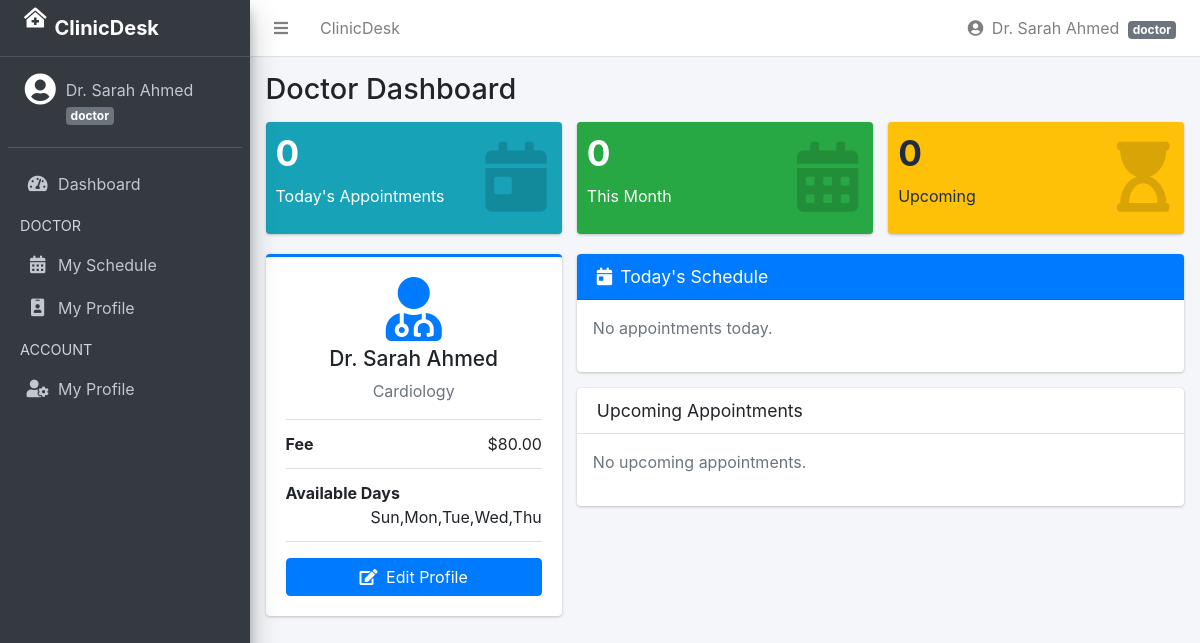
/index.php?page=dashboard (signed in), run on the app's committed database.
### tables this page shows
CREATE TABLE IF NOT EXISTS doctors (
    id                INT UNSIGNED AUTO_INCREMENT PRIMARY KEY,
    user_id           INT UNSIGNED NOT NULL UNIQUE,
    specialization_id INT UNSIGNED NOT NULL,
    bio               TEXT          DEFAULT NULL,
    consultation_fee  DECIMAL(8,2)  NOT NULL DEFAULT 0.00,
    available_days    VARCHAR(50)   NOT NULL DEFAULT 'Sun,Mon,Tue,Wed,Thu',
    FOREIGN KEY (user_id)           REFERENCES users(id)           ON DELETE CASCADE,
    FOREIGN KEY (specialization_id) REFERENCES specializations(id) ON DELETE RESTRICT
);

CREATE TABLE IF NOT EXISTS users (
    id         INT UNSIGNED AUTO_INCREMENT PRIMARY KEY,
    name       VARCHAR(120)  NOT NULL,
    email      VARCHAR(180)  NOT NULL UNIQUE,
    password   VARCHAR(255)  NOT NULL,
    role       ENUM('admin','doctor','patient') NOT NULL DEFAULT 'patient',
    phone      VARCHAR(20)   DEFAULT NULL,
    avatar     VARCHAR(255)  DEFAULT NULL,
    is_active  TINYINT(1)    NOT NULL DEFAULT 1,
    created_at TIMESTAMP     NOT NULL DEFAULT CURRENT_TIMESTAMP
);

CREATE TABLE IF NOT EXISTS specializations (
    id   INT UNSIGNED AUTO_INCREMENT PRIMARY KEY,
    name VARCHAR(100) NOT NULL UNIQUE
);

### index.php (called while the page is built, shortened)
<?php
require_once __DIR__ . '/config/database.php';
require_once __DIR__ . '/core/Database.php';
require_once __DIR__ . '/core/Auth.php';
require_once __DIR__ . '/core/helpers.php';
$action = $_GET['action'] ?? 'index';
$controller = new $controllerClass();
$actionMap = [
    'login'         => 'login',
    'login_post'    => 'handleLogin',
    'logout'        => 'handleLogout',
    'index'         => 'index',
    'create'        => 'create',
    'store'         => 'store',
    'edit'          => 'edit',
    'update'        => 'update',
    'toggle_active' => 'toggleActive',
    'profile'       => 'profile',
    'update_profile'=> 'updateProfile',
    'specializations'       => 'specializations',
    'add_specialization'    => 'addSpecialization',
    'delete_specialization' => 'deleteSpecialization',
    'book'          => 'book',
    'view'          => 'view',
    'update_status' => 'updateStatus',
    'cancel'        => 'cancel',
    'add'           => 'add',
    'download'      => 'download',
];
if ($action === '' || $action === 'index') {
    $method = 'index';
} else {
    $method = $actionMap[$action] ?? null;
}
try {
    $controller->$method();
} catch (RuntimeException $e) {
    error_log('Runtime error: ' . $e->getMessage());
    echo '<div style="background:#f8d7da;color:#721c24;padding:20px;font-family:sans-serif">
        <h3>Something went wrong</h3>
        <p>Please try again or contact the administrator.</p>
      </div>';
}

### core/helpers.php (called while the page is built, shortened)
<?php
function e(string $value): string {
    return htmlspecialchars($value, ENT_QUOTES, 'UTF-8');
}
function url(string $page, string $action = '', array $extra = []): string {
    $params = ['page' => $page];
    if ($action !== '') $params['action'] = $action;
    $params = array_merge($params, $extra);
    return BASE_URL . '/index.php?' . http_build_query($params);
}

### core/Auth.php (called while the page is built, shortened)
<?php
class Auth {
    public static function currentUser(): ?array {
        return $_SESSION['user'] ?? null;
    }
    public static function role(): string {
        return $_SESSION['user']['role'] ?? '';
    }
}

### core/Database.php (called while the page is built, shortened)
<?php
class Database {
    private static ?Database $instance = null;
    private mysqli $conn;
    private function __construct() {
        $this->conn = new mysqli(DB_HOST, DB_USER, DB_PASS, DB_NAME);
        $this->conn->set_charset(DB_CHARSET);
    }
    public static function getInstance(): Database {
        if (self::$instance === null) {
            self::$instance = new Database();
        }
        return self::$instance;
    }
    public function query(string $sql, string $types = '', array $params = []): mixed {
        $stmt = $this->conn->prepare($sql);
        if ($types !== '' && count($params) > 0) {
            $stmt->bind_param($types, ...$params);
        }
        $stmt->execute();
        $result = $stmt->get_result();
        if ($result instanceof mysqli_result) {
            return $result;
        }
        return $stmt->affected_rows >= 0;
    }
}

### models/BaseModel.php (called while the page is built, shortened)
<?php
require_once __DIR__ . '/../core/Database.php';
abstract class BaseModel {
    protected Database $db;
    public function __construct() {
        $this->db = Database::getInstance();
    }
    protected function execute(string $sql, string $types = '', array $params = []): mixed {
        return $this->db->query($sql, $types, $params);
    }
    protected function fetchAll(mixed $result): array {
        $rows = [];
        return $rows;
    }
    protected function fetchOne(mixed $result): ?array {
        return $result->fetch_assoc() ?: null;
    }
}

### models/DoctorModel.php (called while the page is built, shortened)
<?php
require_once __DIR__ . '/BaseModel.php';
class DoctorModel extends BaseModel {
    public function findByUserId(int $userId): ?array {
        $result = $this->execute(
            'SELECT d.*, u.name, u.email, u.phone, u.avatar, s.name AS specialization_name
             FROM doctors d
             JOIN users u ON u.id = d.user_id
             JOIN specializations s ON s.id = d.specialization_id
             WHERE d.user_id = ? LIMIT 1',
            'i',
            [$userId]
        );
        return $this->fetchOne($result);
    }
}

### models/AppointmentModel.php (called while the page is built, shortened)
<?php
require_once __DIR__ . '/BaseModel.php';
class AppointmentModel extends BaseModel {
    public function getTodayByDoctor(int $doctorId): array {
        $result = $this->execute(
            "SELECT a.*, p.name AS patient_name
             FROM appointments a
             JOIN users p ON p.id = a.patient_id
             WHERE a.doctor_id = ? AND a.appt_date = CURDATE() AND a.status != 'cancelled'
             ORDER BY a.appt_time ASC",
            'i',
            [$doctorId]
        );
        return $this->fetchAll($result);
    }
    public function countThisMonth(int $doctorId): int {
        $result = $this->execute(
            "SELECT COUNT(*) as total FROM appointments
             WHERE doctor_id = ? AND MONTH(appt_date) = MONTH(NOW()) AND YEAR(appt_date) = YEAR(NOW())",
            'i',
            [$doctorId]
        );
        $row = $this->fetchOne($result);
        return (int) ($row['total'] ?? 0);
    }
    public function getUpcoming(int $doctorId, int $limit = 5): array {
        $result = $this->execute(
            "SELECT a.*, p.name AS patient_name
             FROM appointments a
             JOIN users p ON p.id = a.patient_id
             WHERE a.doctor_id = ? AND a.appt_date >= CURDATE() AND a.status IN ('pending','confirmed')
             ORDER BY a.appt_date ASC, a.appt_time ASC LIMIT ?",
            'ii',
            [$doctorId, $limit]
        );
        return $this->fetchAll($result);
    }
}

### views/dashboard/doctor.php (the view, shortened to what this page needs)
<?php
require_once __DIR__ . '/../../core/Auth.php';
require_once __DIR__ . '/../../core/helpers.php';
require_once __DIR__ . '/../../views/partials/header.php';
require_once __DIR__ . '/../../views/partials/navbar.php';
require_once __DIR__ . '/../../views/partials/sidebar.php';
?>
<div class="content-wrapper">
    <div class="content-header">
        <div class="container-fluid">
            <h1 class="m-0">Doctor Dashboard</h1>
        </div>
    </div>
    <section class="content">
        <div class="container-fluid">
            <div class="row">
                <div class="col-lg-4 col-6">
                    <div class="small-box bg-info">
                        <div class="inner">
                            <h3><?= count($todayAppts) ?></h3>
                            <p>Today's Appointments</p>
                        </div>
                        <div class="icon"><i class="fas fa-calendar-day"></i></div>
                    </div>
                </div>
                <div class="col-lg-4 col-6">
                    <div class="small-box bg-success">
                        <div class="inner">
                            <h3><?= $monthCount ?></h3>
                            <p>This Month</p>
                        </div>
                        <div class="icon"><i class="fas fa-calendar-alt"></i></div>
                    </div>
                </div>
                <div class="col-lg-4 col-6">
                    <div class="small-box bg-warning">
                        <div class="inner">
                            <h3><?= count($upcoming) ?></h3>
                            <p>Upcoming</p>
                        </div>
                        <div class="icon"><i class="fas fa-hourglass-start"></i></div>
                    </div>
                </div>
            </div>
            <div class="row">
                <div class="col-md-4">
                    <div class="card card-primary card-outline">
                        <div class="card-body box-profile">
                            <div class="text-center">
                                <i class="fas fa-user-md fa-4x text-primary"></i>
                            </div>
                            <h3 class="profile-username text-center"><?= e($doctor['name']) ?></h3>
                            <p class="text-muted text-center"><?= e($doctor['specialization_name']) ?></p>
                            <ul class="list-group list-group-unbordered mb-3">
                                <li class="list-group-item">
                                    <b>Fee</b> <span class="float-right">$<?= number_format($doctor['consultation_fee'],2) ?></span>
                                </li>
                                <li class="list-group-item">
                                    <b>Available Days</b>
                                    <span class="float-right"><?= e($doctor['available_days']) ?></span>
                                </li>
                            </ul>
                            <a href="<?= url('doctors','edit',['id'=>$doctor['id']]) ?>" class="btn btn-primary btn-block">
                                <i class="fas fa-edit mr-1"></i> Edit Profile
                            </a>
                        </div>
                    </div>
                </div>
                <div class="col-md-8">
                    <div class="card">
                        <div class="card-header bg-primary">
                            <h3 class="card-title text-white"><i class="fas fa-calendar-day mr-2"></i>Today's Schedule</h3>
                        </div>
                        <div class="card-body p-0">
                            <?php if (empty($todayAppts)): ?>
                                <p class="p-3 text-muted">No appointments today.</p>
                            <?php endif; ?>
                        </div>
                    </div>
                    <div class="card">
                        <div class="card-header"><h3 class="card-title">Upcoming Appointments</h3></div>
                        <div class="card-body p-0">
                            <?php if (empty($upcoming)): ?>
                                <p class="p-3 text-muted">No upcoming appointments.</p>
                            <?php endif; ?>
                        </div>
                    </div>
                </div>
            </div>
        </div>
    </section>
</div>
<?php require_once __DIR__ . '/../partials/footer.php'; ?>

### views/partials/navbar.php (shortened to what this page needs)
<?php
$currentUser = Auth::currentUser();
$role        = Auth::role();
?>
<nav class="main-header navbar navbar-expand navbar-white navbar-light">
    <ul class="navbar-nav">
        <li class="nav-item">
            <a class="nav-link" data-widget="pushmenu" href="#"><i class="fas fa-bars"></i></a>
        </li>
        <li class="nav-item d-none d-sm-inline-block">
            <a href="<?= url('dashboard') ?>" class="nav-link"><?= APP_NAME ?></a>
        </li>
    </ul>
    <ul class="navbar-nav ml-auto">
        <li class="nav-item dropdown">
            <a class="nav-link" data-toggle="dropdown" href="#">
                <i class="fas fa-user-circle mr-1"></i>
                <?= e($currentUser['name'] ?? '') ?>
                <span class="badge badge-secondary ml-1"><?= e($role) ?></span>
            </a>
        </li>
    </ul>
</nav>

### views/partials/sidebar.php (shortened to what this page needs)
<?php
$role    = Auth::role();
$curPage = $_GET['page'] ?? 'dashboard';
$curAct  = $_GET['action'] ?? '';
function isActive(string $page, string $action = ''): string {
    global $curPage, $curAct;
    if ($action) {
        return ($curPage === $page && $curAct === $action) ? 'active' : '';
    }
    return $curPage === $page ? 'active' : '';
}
$user = Auth::currentUser();
?>
<aside class="main-sidebar sidebar-dark-primary elevation-4">
    <a href="<?= url('dashboard') ?>" class="brand-link">
        <i class="fas fa-clinic-medical brand-image ml-3"></i>
        <span class="brand-text font-weight-bold"><?= APP_NAME ?></span>
    </a>
    <div class="sidebar">
        <div class="user-panel mt-3 pb-3 mb-3 d-flex">
            <div class="image">
                <i class="fas fa-user-circle fa-2x text-white ml-1"></i>
            </div>
            <div class="info">
                <a href="<?= url('users','profile') ?>" class="d-block text-truncate" style="max-width:140px">
                    <?= e($user['name'] ?? '') ?>
                </a>
                <small class="badge badge-secondary"><?= e($role) ?></small>
            </div>
        </div>
        <nav class="mt-2">
            <ul class="nav nav-pills nav-sidebar flex-column" data-widget="treeview" role="menu">
                <li class="nav-item">
                    <a href="<?= url('dashboard') ?>" class="nav-link <?= isActive('dashboard') ?>">
                        <i class="nav-icon fas fa-tachometer-alt"></i>
                        <p>Dashboard</p>
                    </a>
                </li>
                <?php if ($role === 'doctor'): ?>
                <li class="nav-header">DOCTOR</li>
                <li class="nav-item">
                    <a href="<?= url('appointments') ?>" class="nav-link <?= isActive('appointments') ?>">
                        <i class="nav-icon fas fa-calendar-alt"></i>
                        <p>My Schedule</p>
                    </a>
                </li>
                <?php
                    require_once __DIR__ . '/../../models/DoctorModel.php';
                    $myDoc = (new DoctorModel())->findByUserId($user['id']);
                    if ($myDoc):
                ?>
                <li class="nav-item">
                    <a href="<?= url('doctors','edit',['id'=>$myDoc['id']]) ?>" class="nav-link">
                        <i class="nav-icon fas fa-id-badge"></i>
                        <p>My Profile</p>
                    </a>
                </li>
                <?php endif; ?>
                <?php endif; ?>
                <li class="nav-header">ACCOUNT</li>
                <li class="nav-item">
                    <a href="<?= url('users','profile') ?>" class="nav-link <?= isActive('users','profile') ?>">
                        <i class="nav-icon fas fa-user-cog"></i>
                        <p>My Profile</p>
                    </a>
                </li>
            </ul>
        </nav>
    </div>
</aside>

### data on the page
doctors: user.name "Dr. Sarah Ahmed", specialization.name "Cardiology", consultation_fee "80.00", available_days "Sun,Mon,Tue,Wed,Thu"

### other printed values
APP_NAME "ClinicDesk"
$role "doctor"
count($todayAppts) "0"
$monthCount "0"
count($upcoming) "0"
